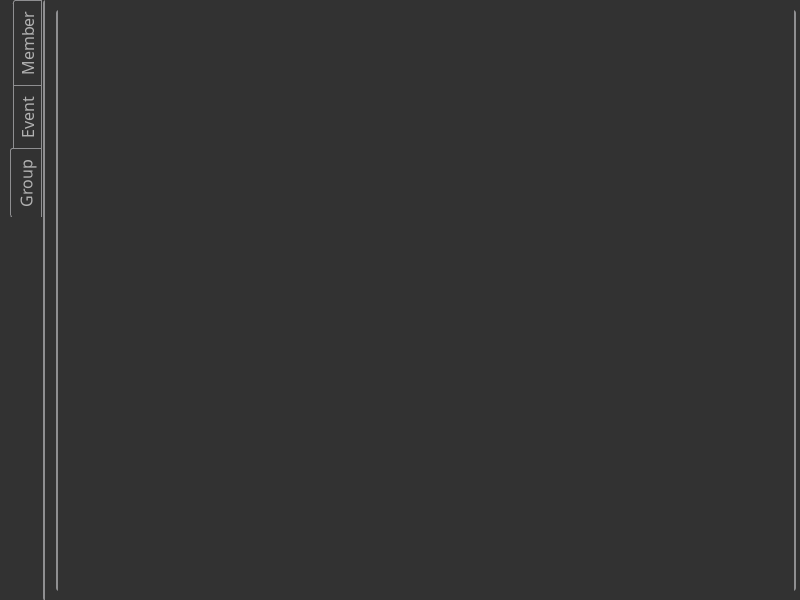
<?xml version="1.0" encoding="UTF-8"?>
<ui version="4.0">
 <class>Form</class>
 <widget class="QWidget" name="Form">
  <property name="geometry">
   <rect>
    <x>0</x>
    <y>0</y>
    <width>800</width>
    <height>600</height>
   </rect>
  </property>
  <property name="windowTitle">
   <string>Member</string>
  </property>
  <property name="windowIcon">
   <iconset>
    <normaloff>../1404296263554.jpeg</normaloff>../1404296263554.jpeg</iconset>
  </property>
  <property name="styleSheet">
   <string notr="true">QWidget
{
color: #b1b1b1;
background-color: #323232;
}
QWidget:item:hover
{
    background-color: QLinearGradient( x1: 0, y1: 0, x2: 0, y2: 1, stop: 0 #ffa02f, stop: 1 #ca0619);
    color: #000000;
}

QWidget:item:selected
{
    background-color: QLinearGradient( x1: 0, y1: 0, x2: 0, y2: 1, stop: 0 #ffa02f, stop: 1 #d7801a);
}

QWidget:disabled
{
    color: #404040;
    background-color: #323232;
}

/*QScrollBar:horizontal {
     border: 1px solid #222222;
     background: QLinearGradient( x1: 0, y1: 0, x2: 0, y2: 1, stop: 0.0 #121212, stop: 0.2 #282828, stop: 1 #484848);
     height: 7px;
     margin: 0px 16px 0 16px;
}

QScrollBar::handle:horizontal
{
      background: QLinearGradient( x1: 0, y1: 0, x2: 1, y2: 0, stop: 0 #ffa02f, stop: 0.5 #d7801a, stop: 1 #ffa02f);
      min-height: 20px;
      border-radius: 2px;
}

QScrollBar::add-line:horizontal {
      border: 1px solid #1b1b19;
      border-radius: 2px;
      background: QLinearGradient( x1: 0, y1: 0, x2: 1, y2: 0, stop: 0 #ffa02f, stop: 1 #d7801a);
      width: 14px;
      subcontrol-position: right;
      subcontrol-origin: margin;
}

QScrollBar::sub-line:horizontal {
      border: 1px solid #1b1b19;
      border-radius: 2px;
      background: QLinearGradient( x1: 0, y1: 0, x2: 1, y2: 0, stop: 0 #ffa02f, stop: 1 #d7801a);
      width: 14px;
     subcontrol-position: left;
     subcontrol-origin: margin;
}

QScrollBar::right-arrow:horizontal, QScrollBar::left-arrow:horizontal
{
      border: 1px solid black;
      width: 1px;
      height: 1px;
      background: white;
}

QScrollBar::add-page:horizontal, QScrollBar::sub-page:horizontal
{
      background: none;
}

QScrollBar:vertical
{
      background: QLinearGradient( x1: 0, y1: 0, x2: 1, y2: 0, stop: 0.0 #121212, stop: 0.2 #282828, stop: 1 #484848);
      width: 7px;
      margin: 16px 0 16px 0;
      border: 1px solid #222222;
}

QScrollBar::handle:vertical
{
      background: QLinearGradient( x1: 0, y1: 0, x2: 0, y2: 1, stop: 0 #ffa02f, stop: 0.5 #d7801a, stop: 1 #ffa02f);
      min-height: 20px;
      border-radius: 2px;
}

QScrollBar::add-line:vertical
{
      border: 1px solid #1b1b19;
      border-radius: 2px;
      background: QLinearGradient( x1: 0, y1: 0, x2: 0, y2: 1, stop: 0 #ffa02f, stop: 1 #d7801a);
      height: 14px;
      subcontrol-position: bottom;
      subcontrol-origin: margin;
}

QScrollBar::sub-line:vertical
{
      border: 1px solid #1b1b19;
      border-radius: 2px;
      background: QLinearGradient( x1: 0, y1: 0, x2: 0, y2: 1, stop: 0 #d7801a, stop: 1 #ffa02f);
      height: 14px;
      subcontrol-position: top;
      subcontrol-origin: margin;
}

QScrollBar::up-arrow:vertical, QScrollBar::down-arrow:vertical
{
      border: 1px solid black;
      width: 1px;
      height: 1px;
      background: white;
}


QScrollBar::add-page:vertical, QScrollBar::sub-page:vertical
{
      background: none;
}
*/</string>
  </property>
  <widget class="QTabWidget" name="tabWidget_2">
   <property name="enabled">
    <bool>true</bool>
   </property>
   <property name="geometry">
    <rect>
     <x>10</x>
     <y>0</y>
     <width>801</width>
     <height>601</height>
    </rect>
   </property>
   <property name="sizePolicy">
    <sizepolicy hsizetype="Expanding" vsizetype="Expanding">
     <horstretch>0</horstretch>
     <verstretch>0</verstretch>
    </sizepolicy>
   </property>
   <property name="font">
    <font>
     <family>1훈버거버거 Regular</family>
     <pointsize>12</pointsize>
    </font>
   </property>
   <property name="autoFillBackground">
    <bool>false</bool>
   </property>
   <property name="styleSheet">
    <string notr="true">QTabBar::tab {
    color: #b1b1b1;
    border: 1px solid #8f8f91;
    /*border-bottom-style: none;*/
    background-color: #323232;
    padding-left: 2px;
    padding-right: 2px;
    padding-top: 10px;
    padding-bottom: 10px;
    margin-bottom: -1px;
}

QTabWidget::pane {
    border: 2px solid #8f8f91;
border-top-style: none;
border-bottom-style: none;
   left: 1px;
border-radius: 3px;
}

QTabBar::tab:last
{
    margin-right: 0; /* the last selected tab has nothing to overlap with on the right */
    border-bottom-left-radius: 3px;
}

QTabBar::tab:first:!selected
{
 margin-left: 3px; /* the last selected tab has nothing to overlap with on the right */


    border-top-left-radius: 3px;
}

QTabBar::tab:!selected
{
    color: #b1b1b1;
    border-right-style: solid;
    margin-left: 3px;
    background-color: QLinearGradient(x1:0, y1:0, x2:0, y2:1, stop:1 #212121, stop:.4 #343434);
}

QTabBar::tab:selected
{
    border-top-left-radius: 3px;
    border-bottom-left-radius: 3px;
    margin-right: 0px;
}

QTabBar::tab:!selected:hover
{
    /*border-top: 2px solid #ffaa00;
    padding-bottom: 3px;*/
    border-top-left-radius: 3px;
    border-bottom-left-radius: 3px;
    background-color: QLinearGradient(x1:0, y1:1, x2:2, y2:1, stop:1 #212121, stop:0.4 #343434, stop:0.2 #343434, stop:0.1 #ffaa00);
}</string>
   </property>
   <property name="tabPosition">
    <enum>QTabWidget::West</enum>
   </property>
   <property name="currentIndex">
    <number>2</number>
   </property>
   <property name="usesScrollButtons">
    <bool>true</bool>
   </property>
   <property name="documentMode">
    <bool>false</bool>
   </property>
   <widget class="QWidget" name="tab_5">
    <attribute name="title">
     <string>Member</string>
    </attribute>
    <widget class="QTabWidget" name="tabWidget">
     <property name="geometry">
      <rect>
       <x>10</x>
       <y>10</y>
       <width>751</width>
       <height>551</height>
      </rect>
     </property>
     <property name="font">
      <font>
       <family>1훈버거버거 Regular</family>
       <pointsize>12</pointsize>
      </font>
     </property>
     <property name="toolTip">
      <string>&lt;html&gt;&lt;head/&gt;&lt;body&gt;&lt;p&gt;&lt;br/&gt;&lt;/p&gt;&lt;/body&gt;&lt;/html&gt;</string>
     </property>
     <property name="styleSheet">
      <string notr="true">QTabBar::tab {
    color: #b1b1b1;
    border: 1px solid #8f8f91;
    border-bottom-style: none;
    background-color: #323232;
    padding-left: 10px;
    padding-right: 10px;
    padding-top: 2px;
    padding-bottom: 2px;
    margin-right: -1px;
}

QTabWidget::pane {
    border: 2px solid #8f8f91;
    top: -2px;
border-radius: 3px;
}

QTabBar::tab:last
{
    margin-right: 0; /* the last selected tab has nothing to overlap with on the right */
    border-top-right-radius: 3px;
}

QTabBar::tab:first:!selected
{
 margin-left: 0px; /* the last selected tab has nothing to overlap with on the right */


    border-top-left-radius: 3px;
}

QTabBar::tab:!selected
{
    color: #b1b1b1;
    border-bottom-style: solid;
    margin-top: 3px;
    background-color: QLinearGradient(x1:0, y1:0, x2:0, y2:1, stop:1 #212121, stop:.4 #343434);
}

QTabBar::tab:selected
{
    border-top-left-radius: 3px;
    border-top-right-radius: 3px;
    margin-bottom: 0px;
}

QTabBar::tab:!selected:hover
{
    /*border-top: 2px solid #ffaa00;
    padding-bottom: 3px;*/
    border-top-left-radius: 3px;
    border-top-right-radius: 3px;
    background-color: QLinearGradient(x1:0, y1:0, x2:0, y2:2, stop:1 #212121, stop:0.4 #343434, stop:0.2 #343434, stop:0.1 #ffaa00);
}</string>
     </property>
     <property name="tabPosition">
      <enum>QTabWidget::North</enum>
     </property>
     <property name="tabShape">
      <enum>QTabWidget::Rounded</enum>
     </property>
     <property name="currentIndex">
      <number>0</number>
     </property>
     <property name="iconSize">
      <size>
       <width>24</width>
       <height>40</height>
      </size>
     </property>
     <property name="elideMode">
      <enum>Qt::ElideNone</enum>
     </property>
     <property name="usesScrollButtons">
      <bool>true</bool>
     </property>
     <property name="documentMode">
      <bool>false</bool>
     </property>
     <property name="tabsClosable">
      <bool>false</bool>
     </property>
     <widget class="QWidget" name="tab">
      <attribute name="title">
       <string>All</string>
      </attribute>
      <widget class="QTableView" name="tableView_6">
       <property name="geometry">
        <rect>
         <x>0</x>
         <y>0</y>
         <width>751</width>
         <height>531</height>
        </rect>
       </property>
       <property name="sizePolicy">
        <sizepolicy hsizetype="Fixed" vsizetype="Expanding">
         <horstretch>0</horstretch>
         <verstretch>0</verstretch>
        </sizepolicy>
       </property>
       <property name="font">
        <font>
         <family>1훈버거버거 Regular</family>
         <pointsize>11</pointsize>
        </font>
       </property>
       <property name="styleSheet">
        <string notr="true">QTableView {
    
gridline-color: #8f8f91;
   
alternate-background-color:#8f8f91;
  
   min-width: 30ex;
    border: 0px solid #8f8f91;
    border-radius: 0px;
    padding: 2px 4px;
}

QHeaderView {



border: 2px solid rgb(144, 144, 144);
border:0px solid rgb(191,191,191);
border-left-color: #8f8f91;
border-top-color: #8f8f91;
border-radius:0px;
min-height:29px;
}

QHeaderView::section {
	background-color: #8f8f91;
	gridline-color: rgb(50, 50, 50);
color : rgb(50,50,50);

border: 1px solid rgb(50, 50, 50);
border-radius:0px;
border-color:#8f8f91;
}</string>
       </property>
       <property name="sizeAdjustPolicy">
        <enum>QAbstractScrollArea::AdjustToContents</enum>
       </property>
       <property name="alternatingRowColors">
        <bool>false</bool>
       </property>
       <property name="verticalScrollMode">
        <enum>QAbstractItemView::ScrollPerPixel</enum>
       </property>
       <property name="horizontalScrollMode">
        <enum>QAbstractItemView::ScrollPerPixel</enum>
       </property>
       <property name="sortingEnabled">
        <bool>true</bool>
       </property>
       <property name="wordWrap">
        <bool>true</bool>
       </property>
       <attribute name="horizontalHeaderCascadingSectionResizes">
        <bool>true</bool>
       </attribute>
       <attribute name="horizontalHeaderMinimumSectionSize">
        <number>78</number>
       </attribute>
       <attribute name="horizontalHeaderStretchLastSection">
        <bool>true</bool>
       </attribute>
      </widget>
     </widget>
     <widget class="QWidget" name="tab_2">
      <attribute name="title">
       <string>OB</string>
      </attribute>
      <widget class="QTableView" name="tableView_5">
       <property name="geometry">
        <rect>
         <x>0</x>
         <y>0</y>
         <width>751</width>
         <height>531</height>
        </rect>
       </property>
       <property name="sizePolicy">
        <sizepolicy hsizetype="Fixed" vsizetype="Expanding">
         <horstretch>0</horstretch>
         <verstretch>0</verstretch>
        </sizepolicy>
       </property>
       <property name="font">
        <font>
         <family>1훈버거버거 Regular</family>
         <pointsize>11</pointsize>
        </font>
       </property>
       <property name="styleSheet">
        <string notr="true">QTableView {
    
gridline-color: #8f8f91;
   
alternate-background-color:#8f8f91;
  
   min-width: 30ex;
    border: 0px solid #8f8f91;
    border-radius: 0px;
    padding: 2px 4px;
}

QHeaderView {



border: 2px solid rgb(144, 144, 144);
border:0px solid rgb(191,191,191);
border-left-color: #8f8f91;
border-top-color: #8f8f91;
border-radius:0px;
min-height:29px;
}

QHeaderView::section {
	background-color: #8f8f91;
	gridline-color: rgb(50, 50, 50);
color : rgb(50,50,50);

border: 1px solid rgb(50, 50, 50);
border-radius:0px;
border-color:#8f8f91;
}</string>
       </property>
       <property name="sortingEnabled">
        <bool>true</bool>
       </property>
       <attribute name="horizontalHeaderCascadingSectionResizes">
        <bool>true</bool>
       </attribute>
       <attribute name="horizontalHeaderMinimumSectionSize">
        <number>78</number>
       </attribute>
       <attribute name="horizontalHeaderStretchLastSection">
        <bool>true</bool>
       </attribute>
      </widget>
     </widget>
     <widget class="QWidget" name="tab_3">
      <attribute name="title">
       <string>YB</string>
      </attribute>
      <widget class="QTableView" name="tableView_3">
       <property name="geometry">
        <rect>
         <x>0</x>
         <y>0</y>
         <width>751</width>
         <height>531</height>
        </rect>
       </property>
       <property name="font">
        <font>
         <family>1훈버거버거 Regular</family>
         <pointsize>11</pointsize>
        </font>
       </property>
       <property name="styleSheet">
        <string notr="true">QTableView {
    
gridline-color: #8f8f91;
   
alternate-background-color:#8f8f91;
  
   min-width: 30ex;
    border: 0px solid #8f8f91;
    border-radius: 0px;
    padding: 2px 4px;
}

QHeaderView {



border: 2px solid rgb(144, 144, 144);
border:0px solid rgb(191,191,191);
border-left-color: #8f8f91;
border-top-color: #8f8f91;
border-radius:0px;
min-height:29px;
}

QHeaderView::section {
	background-color: #8f8f91;
	gridline-color: rgb(50, 50, 50);
color : rgb(50,50,50);

border: 1px solid rgb(50, 50, 50);
border-radius:0px;
border-color:#8f8f91;
}</string>
       </property>
       <attribute name="horizontalHeaderCascadingSectionResizes">
        <bool>true</bool>
       </attribute>
       <attribute name="horizontalHeaderMinimumSectionSize">
        <number>78</number>
       </attribute>
       <attribute name="horizontalHeaderShowSortIndicator" stdset="0">
        <bool>true</bool>
       </attribute>
       <attribute name="horizontalHeaderStretchLastSection">
        <bool>true</bool>
       </attribute>
      </widget>
     </widget>
     <widget class="QWidget" name="tab_4">
      <attribute name="title">
       <string>Addmission</string>
      </attribute>
      <widget class="QTableView" name="tableView_4">
       <property name="geometry">
        <rect>
         <x>0</x>
         <y>0</y>
         <width>751</width>
         <height>531</height>
        </rect>
       </property>
       <property name="font">
        <font>
         <family>1훈버거버거 Regular</family>
         <pointsize>11</pointsize>
        </font>
       </property>
       <property name="styleSheet">
        <string notr="true">QTableView {
    
gridline-color: #8f8f91;
   
alternate-background-color:#8f8f91;
  
   min-width: 30ex;
    border: 0px solid #8f8f91;
    border-radius: 0px;
    padding: 2px 4px;
}

QHeaderView {



border: 2px solid rgb(144, 144, 144);
border:0px solid rgb(191,191,191);
border-left-color: #8f8f91;
border-top-color: #8f8f91;
border-radius:0px;
min-height:29px;
}

QHeaderView::section {
	background-color: #8f8f91;
	gridline-color: rgb(50, 50, 50);
color : rgb(50,50,50);

border: 1px solid rgb(50, 50, 50);
border-radius:0px;
border-color:#8f8f91;
}</string>
       </property>
       <attribute name="horizontalHeaderCascadingSectionResizes">
        <bool>true</bool>
       </attribute>
       <attribute name="horizontalHeaderMinimumSectionSize">
        <number>78</number>
       </attribute>
       <attribute name="horizontalHeaderShowSortIndicator" stdset="0">
        <bool>true</bool>
       </attribute>
       <attribute name="horizontalHeaderStretchLastSection">
        <bool>true</bool>
       </attribute>
      </widget>
     </widget>
    </widget>
    <widget class="QPushButton" name="pushButton">
     <property name="geometry">
      <rect>
       <x>660</x>
       <y>567</y>
       <width>84</width>
       <height>25</height>
      </rect>
     </property>
     <property name="font">
      <font>
       <family>1훈버거버거 Regular</family>
       <pointsize>12</pointsize>
      </font>
     </property>
     <property name="styleSheet">
      <string notr="true">QPushButton
{
    color: #b1b1b1;
    background-color: QLinearGradient( x1: 0, y1: 0, x2: 0, y2: 1, stop: 0 #565656, stop: 0.1 #525252, stop: 0.5 #4e4e4e, stop: 0.9 #4a4a4a, stop: 1 #464646);
    border: 2px solid #8f8f91;
     border-radius: 6px;   
    padding: 3px;
  
    padding-left: 5px;
    padding-right: 5px;
}

QPushButton:pressed
{
    background-color: QLinearGradient( x1: 0, y1: 0, x2: 0, y2: 1, stop: 0 #2d2d2d, stop: 0.1 #2b2b2b, stop: 0.5 #292929, stop: 0.9 #282828, stop: 1 #252525);
}

QPushButton:hover
{
    border: 2px solid QLinearGradient( x1: 0, y1: 0, x2: 0, y2: 1, stop: 0 #ffa02f, stop: 1 #d7801a);
}</string>
     </property>
     <property name="text">
      <string>EDIT</string>
     </property>
    </widget>
    <widget class="QLineEdit" name="lineEdit_2">
     <property name="geometry">
      <rect>
       <x>511</x>
       <y>7</y>
       <width>163</width>
       <height>19</height>
      </rect>
     </property>
     <property name="font">
      <font>
       <family>1훈버거버거 Regular</family>
       <pointsize>12</pointsize>
      </font>
     </property>
     <property name="styleSheet">
      <string notr="true"> QLineEdit {
     border: 2px solid #8f8f91;
     border-radius: 6px;
    }

QLineEdit:hover
{
    border: 2px solid QLinearGradient( x1: 0, y1: 0, x2: 0, y2: 1, stop: 0 #ffa02f, stop: 1 #d7801a);
}</string>
     </property>
     <property name="clearButtonEnabled">
      <bool>true</bool>
     </property>
    </widget>
    <widget class="QPushButton" name="pushButton_5">
     <property name="geometry">
      <rect>
       <x>680</x>
       <y>4</y>
       <width>25</width>
       <height>25</height>
      </rect>
     </property>
     <property name="font">
      <font>
       <pointsize>-1</pointsize>
      </font>
     </property>
     <property name="styleSheet">
      <string notr="true">QPushButton
{
    color: #b1b1b1;
    background-color: QLinearGradient( x1: 0, y1: 0, x2: 0, y2: 1, stop: 0 #565656, stop: 0.1 #525252, stop: 0.5 #4e4e4e, stop: 0.9 #4a4a4a, stop: 1 #464646);
    border: 2px solid #8f8f91;
     border-radius: 6px;   
    padding: 3px;
    font-size: 12px;
    padding-left: 5px;
    padding-right: 5px;
}

QPushButton:pressed
{
    background-color: QLinearGradient( x1: 0, y1: 0, x2: 0, y2: 1, stop: 0 #2d2d2d, stop: 0.1 #2b2b2b, stop: 0.5 #292929, stop: 0.9 #282828, stop: 1 #252525);
}

QPushButton:hover
{
    border: 2px solid QLinearGradient( x1: 0, y1: 0, x2: 0, y2: 1, stop: 0 #ffa02f, stop: 1 #d7801a);
}</string>
     </property>
     <property name="text">
      <string/>
     </property>
     <property name="icon">
      <iconset resource="QTimg.qrc">
       <normaloff>:/new/prefix1/Search.png</normaloff>:/new/prefix1/Search.png</iconset>
     </property>
     <property name="iconSize">
      <size>
       <width>21</width>
       <height>21</height>
      </size>
     </property>
    </widget>
    <widget class="QPushButton" name="pushButton_6">
     <property name="geometry">
      <rect>
       <x>710</x>
       <y>4</y>
       <width>25</width>
       <height>25</height>
      </rect>
     </property>
     <property name="font">
      <font>
       <pointsize>-1</pointsize>
      </font>
     </property>
     <property name="styleSheet">
      <string notr="true">QPushButton
{
    color: #b1b1b1;
    background-color: QLinearGradient( x1: 0, y1: 0, x2: 0, y2: 1, stop: 0 #565656, stop: 0.1 #525252, stop: 0.5 #4e4e4e, stop: 0.9 #4a4a4a, stop: 1 #464646);
    border: 2px solid #8f8f91;
     border-radius: 6px;   
    padding: 3px;
    font-size: 12px;
    padding-left: 5px;
    padding-right: 5px;
}

QPushButton:pressed
{
    background-color: QLinearGradient( x1: 0, y1: 0, x2: 0, y2: 1, stop: 0 #2d2d2d, stop: 0.1 #2b2b2b, stop: 0.5 #292929, stop: 0.9 #282828, stop: 1 #252525);
}

QPushButton:hover
{
    border: 2px solid QLinearGradient( x1: 0, y1: 0, x2: 0, y2: 1, stop: 0 #ffa02f, stop: 1 #d7801a);
}</string>
     </property>
     <property name="text">
      <string/>
     </property>
     <property name="icon">
      <iconset resource="QTimg.qrc">
       <normaloff>:/new/prefix1/refresh.png</normaloff>:/new/prefix1/refresh.png</iconset>
     </property>
     <property name="iconSize">
      <size>
       <width>25</width>
       <height>25</height>
      </size>
     </property>
    </widget>
   </widget>
   <widget class="QWidget" name="tab_7">
    <attribute name="title">
     <string>Event</string>
    </attribute>
    <widget class="QTabWidget" name="tabWidget_3">
     <property name="geometry">
      <rect>
       <x>0</x>
       <y>0</y>
       <width>765</width>
       <height>601</height>
      </rect>
     </property>
     <property name="font">
      <font>
       <family>1훈버거버거 Regular</family>
       <pointsize>12</pointsize>
      </font>
     </property>
     <property name="styleSheet">
      <string notr="true">QTabBar::tab {
    color: #b1b1b1;
    border: 1px solid #8f8f91;
    border-bottom-style: none;
    border-right-style: none;
    background-color: #323232;
    padding-left: 10px;
    padding-right: 10px;
    padding-top: 2px;
    padding-bottom: 2px;
    margin-right: -4px;
}

QTabWidget::pane {
    border: 2px solid #8f8f91;
    top: 1px;
border-radius: 3px;
}

QTabBar::tab:last
{
    margin-right: 0; /* the last selected tab has nothing to overlap with on the right */
    border-top-right-radius: 3px;
	border-right-style: solid;
}

QTabBar::tab:first:!selected
{
 margin-left: 0px; /* the last selected tab has nothing to overlap with on the right */


    border-top-left-radius: 3px;
}

QTabBar::tab:!selected
{
    color: #b1b1b1;
    border-bottom-style: solid;
    margin-top: 3px;
    background-color: QLinearGradient(x1:0, y1:0, x2:0, y2:1, stop:1 #212121, stop:.4 #343434);
}

QTabBar::tab:selected
{
    border-top-left-radius: 3px;
    border-top-right-radius: 3px;
    margin-bottom: 0px;
border-right-style: solid;
}

QTabBar::tab:!selected:hover
{
    /*border-top: 2px solid #ffaa00;
    padding-bottom: 3px;*/
    border-top-left-radius: 3px;
    border-top-right-radius: 3px;
    background-color: QLinearGradient(x1:0, y1:0, x2:0, y2:1, stop:1 #212121, stop:0.4 #343434, stop:0.2 #343434, stop:0.1 #ffaa00);
}</string>
     </property>
     <property name="currentIndex">
      <number>1</number>
     </property>
     <widget class="QWidget" name="Event_Calender">
      <attribute name="title">
       <string>Calender</string>
      </attribute>
      <widget class="QCalendarWidget" name="calendarWidget">
       <property name="geometry">
        <rect>
         <x>0</x>
         <y>0</y>
         <width>760</width>
         <height>571</height>
        </rect>
       </property>
       <property name="font">
        <font>
         <family>1훈버거버거 Regular</family>
         <pointsize>12</pointsize>
        </font>
       </property>
       <property name="styleSheet">
        <string notr="true"/>
       </property>
      </widget>
     </widget>
     <widget class="QWidget" name="Event_List">
      <attribute name="title">
       <string>Recent</string>
      </attribute>
      <widget class="QWidget" name="">
       <property name="geometry">
        <rect>
         <x>190</x>
         <y>10</y>
         <width>361</width>
         <height>551</height>
        </rect>
       </property>
       <layout class="QVBoxLayout" name="verticalLayout_3">
        <property name="sizeConstraint">
         <enum>QLayout::SetDefaultConstraint</enum>
        </property>
        <item>
         <widget class="QLabel" name="label_3">
          <property name="font">
           <font>
            <family>1훈버거버거 Regular</family>
            <pointsize>25</pointsize>
           </font>
          </property>
          <property name="text">
           <string>오늘</string>
          </property>
          <property name="alignment">
           <set>Qt::AlignCenter</set>
          </property>
         </widget>
        </item>
        <item>
         <widget class="QToolBox" name="toolBox_2">
          <property name="minimumSize">
           <size>
            <width>0</width>
            <height>50</height>
           </size>
          </property>
          <property name="font">
           <font>
            <family>1훈버거버거 Regular</family>
            <pointsize>15</pointsize>
            <weight>50</weight>
            <bold>false</bold>
           </font>
          </property>
          <property name="focusPolicy">
           <enum>Qt::NoFocus</enum>
          </property>
          <property name="contextMenuPolicy">
           <enum>Qt::DefaultContextMenu</enum>
          </property>
          <property name="acceptDrops">
           <bool>false</bool>
          </property>
          <property name="whatsThis">
           <string>&lt;html&gt;&lt;head/&gt;&lt;body&gt;&lt;p&gt;&lt;br/&gt;&lt;/p&gt;&lt;/body&gt;&lt;/html&gt;</string>
          </property>
          <property name="layoutDirection">
           <enum>Qt::LeftToRight</enum>
          </property>
          <property name="autoFillBackground">
           <bool>false</bool>
          </property>
          <property name="styleSheet">
           <string notr="true">QToolBox::tab {
   background-color: QLinearGradient( x1: 0, y1: 0, x2: 0, y2: 1, stop: 0 #565656, stop: 0.1 #525252, stop: 0.5 #4e4e4e, stop: 0.9 #4a4a4a, stop: 1 #464646);
border-radius: 8px;
padding-left: 10px;
    
  
}
 
</string>
          </property>
          <property name="inputMethodHints">
           <set>Qt::ImhNone</set>
          </property>
          <property name="frameShape">
           <enum>QFrame::NoFrame</enum>
          </property>
          <property name="frameShadow">
           <enum>QFrame::Plain</enum>
          </property>
          <property name="currentIndex">
           <number>0</number>
          </property>
          <property name="tabSpacing">
           <number>6</number>
          </property>
          <widget class="QWidget" name="page_2">
           <property name="geometry">
            <rect>
             <x>0</x>
             <y>0</y>
             <width>359</width>
             <height>106</height>
            </rect>
           </property>
           <attribute name="label">
            <string>쪽</string>
           </attribute>
           <zorder>toolBox_3</zorder>
          </widget>
         </widget>
        </item>
        <item>
         <widget class="QLabel" name="label_4">
          <property name="font">
           <font>
            <family>1훈버거버거 Regular</family>
            <pointsize>25</pointsize>
           </font>
          </property>
          <property name="text">
           <string>내일</string>
          </property>
          <property name="alignment">
           <set>Qt::AlignCenter</set>
          </property>
         </widget>
        </item>
        <item>
         <widget class="QToolBox" name="toolBox_3">
          <property name="minimumSize">
           <size>
            <width>0</width>
            <height>50</height>
           </size>
          </property>
          <property name="font">
           <font>
            <family>1훈버거버거 Regular</family>
            <pointsize>15</pointsize>
            <weight>50</weight>
            <bold>false</bold>
           </font>
          </property>
          <property name="focusPolicy">
           <enum>Qt::NoFocus</enum>
          </property>
          <property name="contextMenuPolicy">
           <enum>Qt::DefaultContextMenu</enum>
          </property>
          <property name="acceptDrops">
           <bool>false</bool>
          </property>
          <property name="whatsThis">
           <string>&lt;html&gt;&lt;head/&gt;&lt;body&gt;&lt;p&gt;&lt;br/&gt;&lt;/p&gt;&lt;/body&gt;&lt;/html&gt;</string>
          </property>
          <property name="layoutDirection">
           <enum>Qt::LeftToRight</enum>
          </property>
          <property name="autoFillBackground">
           <bool>false</bool>
          </property>
          <property name="styleSheet">
           <string notr="true">QToolBox::tab {
   background-color: QLinearGradient( x1: 0, y1: 0, x2: 0, y2: 1, stop: 0 #565656, stop: 0.1 #525252, stop: 0.5 #4e4e4e, stop: 0.9 #4a4a4a, stop: 1 #464646);
border-radius: 8px;
padding-left: 10px;
    
  
}
 
</string>
          </property>
          <property name="inputMethodHints">
           <set>Qt::ImhNone</set>
          </property>
          <property name="frameShape">
           <enum>QFrame::NoFrame</enum>
          </property>
          <property name="frameShadow">
           <enum>QFrame::Plain</enum>
          </property>
          <property name="currentIndex">
           <number>0</number>
          </property>
          <property name="tabSpacing">
           <number>6</number>
          </property>
          <widget class="QWidget" name="page">
           <property name="geometry">
            <rect>
             <x>0</x>
             <y>0</y>
             <width>359</width>
             <height>106</height>
            </rect>
           </property>
           <attribute name="label">
            <string>쪽</string>
           </attribute>
          </widget>
         </widget>
        </item>
        <item>
         <widget class="QLabel" name="label_5">
          <property name="font">
           <font>
            <family>1훈버거버거 Regular</family>
            <pointsize>25</pointsize>
           </font>
          </property>
          <property name="text">
           <string>모레</string>
          </property>
          <property name="alignment">
           <set>Qt::AlignCenter</set>
          </property>
         </widget>
        </item>
        <item>
         <widget class="QToolBox" name="toolBox_4">
          <property name="minimumSize">
           <size>
            <width>0</width>
            <height>50</height>
           </size>
          </property>
          <property name="font">
           <font>
            <family>1훈버거버거 Regular</family>
            <pointsize>15</pointsize>
            <weight>50</weight>
            <bold>false</bold>
           </font>
          </property>
          <property name="focusPolicy">
           <enum>Qt::NoFocus</enum>
          </property>
          <property name="contextMenuPolicy">
           <enum>Qt::DefaultContextMenu</enum>
          </property>
          <property name="acceptDrops">
           <bool>false</bool>
          </property>
          <property name="whatsThis">
           <string>&lt;html&gt;&lt;head/&gt;&lt;body&gt;&lt;p&gt;&lt;br/&gt;&lt;/p&gt;&lt;/body&gt;&lt;/html&gt;</string>
          </property>
          <property name="layoutDirection">
           <enum>Qt::LeftToRight</enum>
          </property>
          <property name="autoFillBackground">
           <bool>false</bool>
          </property>
          <property name="styleSheet">
           <string notr="true">QToolBox::tab {
   background-color: QLinearGradient( x1: 0, y1: 0, x2: 0, y2: 1, stop: 0 #565656, stop: 0.1 #525252, stop: 0.5 #4e4e4e, stop: 0.9 #4a4a4a, stop: 1 #464646);
border-radius: 8px;
padding-left: 10px;
    
  
}
 
</string>
          </property>
          <property name="inputMethodHints">
           <set>Qt::ImhNone</set>
          </property>
          <property name="frameShape">
           <enum>QFrame::NoFrame</enum>
          </property>
          <property name="frameShadow">
           <enum>QFrame::Plain</enum>
          </property>
          <property name="currentIndex">
           <number>0</number>
          </property>
          <property name="tabSpacing">
           <number>6</number>
          </property>
          <widget class="QWidget" name="page_3">
           <property name="geometry">
            <rect>
             <x>0</x>
             <y>0</y>
             <width>359</width>
             <height>106</height>
            </rect>
           </property>
           <attribute name="label">
            <string>쪽</string>
           </attribute>
           <zorder>toolBox_2</zorder>
          </widget>
         </widget>
        </item>
       </layout>
      </widget>
     </widget>
    </widget>
   </widget>
   <widget class="QWidget" name="tab_6">
    <attribute name="title">
     <string>Group</string>
    </attribute>
    <widget class="QTabWidget" name="hello">
     <property name="geometry">
      <rect>
       <x>10</x>
       <y>10</y>
       <width>741</width>
       <height>581</height>
      </rect>
     </property>
    </widget>
   </widget>
  </widget>
 </widget>
 <resources>
  <include location="QTimg.qrc"/>
 </resources>
 <connections/>
</ui>
